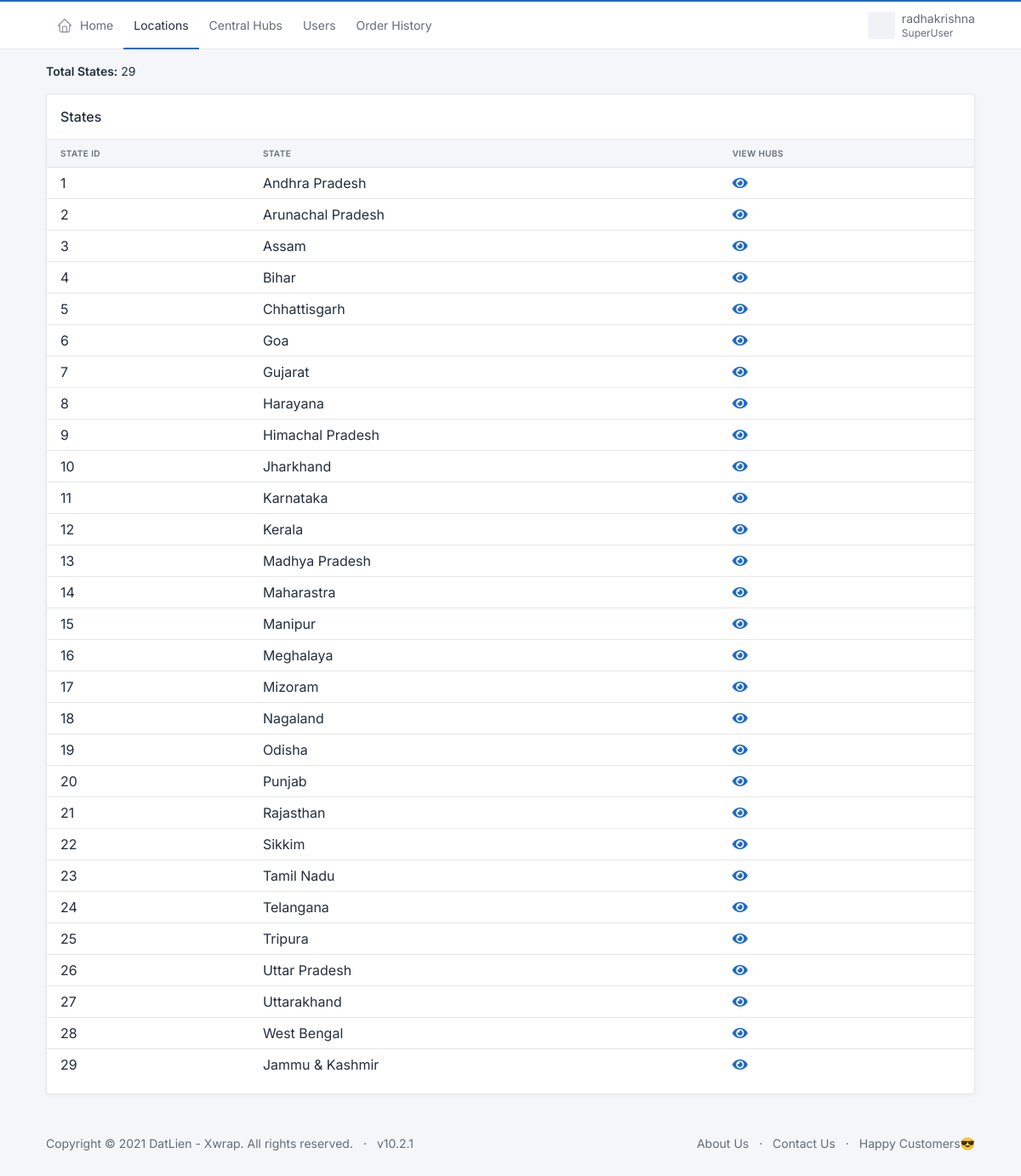
The app's page /datlien_admin/viewStates/ (signed in) with its own data.
### datlien/models.py (models this page shows, shortened)
class State(RandomIDModel):
    name = models.CharField(max_length=50)

### datlien/views.py (the view)
# urls.py: path('viewStates/', views.viewStates, name='viewStates'),
@login_required(login_url="login/")
def viewStates(request):
    superuser = request.user.is_superuser
    username = request.user.get_username()
    states = State.objects.all()
    return render(request,"datlien/viewStates.html",{
        "states":states,
        'username':username,
        'superuser':superuser,
    })

### datlien/templates/datlien/viewStates.html (shortened to what this page needs)
{% extends "datlien/base.html" %}
{% block 'header' %}
<header class="navbar navbar-expand-md navbar-light d-print-none">
  <div class="container-xl">
    <div class="navbar-nav flex-row order-md-last">
      <div class="nav-item dropdown">
        <a href="#" class="nav-link d-flex lh-1 text-reset p-0" data-bs-toggle="dropdown" aria-label="Open user menu">
          <span class="avatar avatar-sm" style="background-image: url(../../../static/static/avatars/000m.jpg)"></span>
          <div class="d-none d-xl-block ps-2">
            <div>{{username}}</div>
            <div class="mt-1 small text-muted">{% if superuser %}SuperUser{% else %}Staff{% endif %}</div>
          </div>
        </a>
      </div>
    </div>
    <div class="collapse navbar-collapse" id="navbar-menu">
      <div class="d-flex flex-column flex-md-row flex-fill align-items-stretch align-items-md-center">
        <ul class="navbar-nav">
          <li class="nav-item">
            <a class="nav-link" href="{% url 'home' %}" >
              <span class="nav-link-icon d-md-none d-lg-inline-block">
              </span>
              <span class="nav-link-title">
                Home
              </span>
            </a>
          </li>
          {% if superuser %}
            <li class="nav-item active">
              <a class="nav-link" href="{% url 'viewStates' %}">Locations</a>
            </li>
            <li class="nav-item">
              <a class="nav-link" href="{% url 'viewCentralHubs' %}">Central Hubs</a>
            </li>
            <li class="nav-item">
              <a class="nav-link" href="{% url 'users' %}">Users</a>
            </li>
            <li class="nav-item">
              <a class="nav-link" href="{% url 'orders_history' %}">Order History</a>
            </li>
          {% endif %}
        </ul>
      </div>
    </div>
  </div>
</header>
{% endblock %}
{% block 'body' %}
{% load widget_tweaks %}
<div class="container mt-3">
    {% if states %}
        <b>Total States:</b> {{states.count}}
    {% endif %}
</div>
<div class="container">
    <div class="col-12 mt-3 mb-3">
        <div class="card">
            <div class="card-header">
                <h3 class="card-title">States</h3>
            </div>
            <div class="table-responsive">
                <table class="table card-table table-vcenter text-nowrap datatable">
                    <thead>
                        <tr>
                            <th>State Id</th>
                            <th>State</th>
                            <th>View Hubs</th>
                        </tr>
                    </thead>
                    <tbody>
                        {% for state in states %}
                        <tr>
                            <td>{{state.id}}</td>
                            <td>{{state.name}}</td>
                            <td>
                                <a href="{% url 'state' state.id %}"> <i class="fas fa-eye"></i> </a>
                            </td>
                        </tr>
                        {% endfor %}
                    </tbody>
                </table>
            </div>
        </div>
    </div>
</div>
{% endblock %}

### records on screen
State: id "1", name "Andhra Pradesh"
State: id "2", name "Arunachal Pradesh"
State: id "3", name "Assam"
State: id "4", name "Bihar"
State: id "5", name "Chhattisgarh"
State: id "6", name "Goa"
State: id "7", name "Gujarat"
State: id "8", name "Harayana"
State: id "9", name "Himachal Pradesh"
State: id "10", name "Jharkhand"
State: id "11", name "Karnataka"
State: id "12", name "Kerala"
State: id "13", name "Madhya Pradesh"
State: id "14", name "Maharastra"
State: id "15", name "Manipur"
State: id "16", name "Meghalaya"
State: id "17", name "Mizoram"
State: id "18", name "Nagaland"
State: id "19", name "Odisha"
State: id "20", name "Punjab"
State: id "21", name "Rajasthan"
State: id "22", name "Sikkim"
State: id "23", name "Tamil Nadu"
State: id "24", name "Telangana"
State: id "25", name "Tripura"
State: id "26", name "Uttar Pradesh"
State: id "27", name "Uttarakhand"
State: id "28", name "West Bengal"
State: id "29", name "Jammu & Kashmir"

### other values on screen
{{ username }} "radhakrishna"
{{ states.count }} "29"
